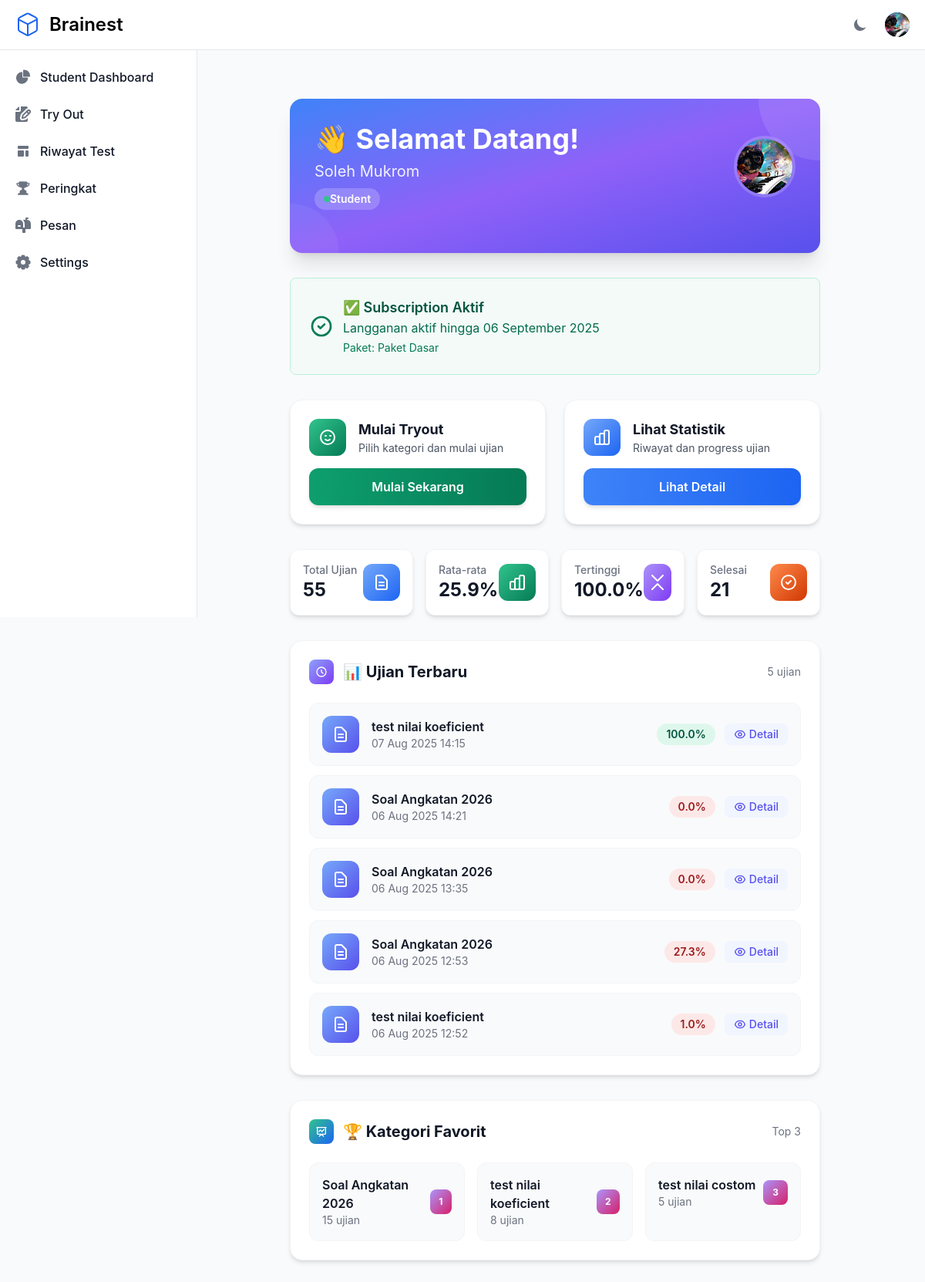
/ (signed in), run on an earlier commit of the app's database.
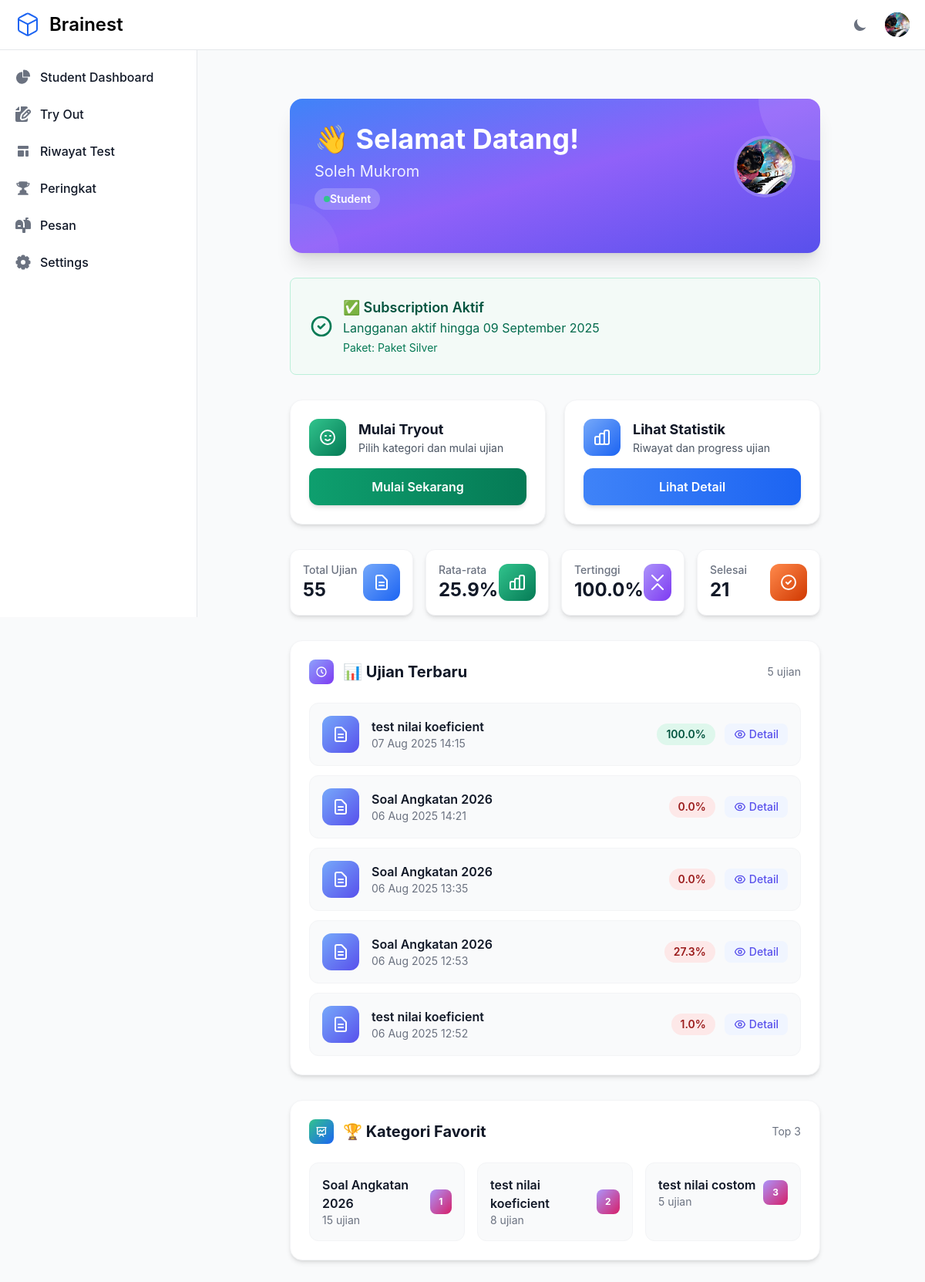
And on a later commit of the database.
### otosapp/models.py (models this page shows, shortened)
class SubscriptionPackage(models.Model):
    name = models.CharField(max_length=100, verbose_name="Nama Paket")
    description = models.TextField(verbose_name="Deskripsi Paket")
    features = models.TextField(help_text="Fitur-fitur yang tersedia (satu per baris)", verbose_name="Fitur")
    price = models.DecimalField(max_digits=10, decimal_places=2, verbose_name="Harga")
    duration_days = models.IntegerField(verbose_name="Durasi (hari)")
    is_active = models.BooleanField(default=True, verbose_name="Aktif")
    created_at = models.DateTimeField(auto_now_add=True)
    updated_at = models.DateTimeField(auto_now=True)
    is_featured = models.BooleanField(default=False, verbose_name="Paket Unggulan")
    class Meta:
        verbose_name = "Paket Berlangganan"
        verbose_name_plural = "Paket Berlangganan"
        ordering = ['price']

### otosapp/views.py (the view, shortened to what this page needs)
# urls.py: 2. Add a URL to urlpatterns:  path('', views.home, name='home')
def home(request):
    context = {}
    if request.user.is_authenticated:
        check_and_downgrade_expired_subscriptions()
        if request.user.is_visitor():
            packages = SubscriptionPackage.objects.filter(is_active=True).order_by('price')
            pending_payment = PaymentProof.objects.filter(
                user=request.user,
                status='pending'
            ).first()
            context.update({
                'is_visitor': True,
                'packages': packages,
                'pending_payment': pending_payment,
                'subscription_status': request.user.get_subscription_status()
            })
        elif request.user.is_student():
            user_tests = Test.objects.filter(student=request.user, is_submitted=True).order_by('-date_taken')
            ongoing_test = Test.objects.filter(
                student=request.user,
                is_submitted=False
            ).first()
            total_tests = user_tests.count()
            completed_tests = user_tests.filter(score__gt=0).count()
            avg_score_raw = user_tests.aggregate(avg_score=Avg('score'))['avg_score'] or 0
            max_score_in_data = user_tests.aggregate(max_score=Max('score'))['max_score'] or 0
            if max_score_in_data <= 1:
                avg_score = avg_score_raw * 100
                highest_score = max_score_in_data * 100
            else:
                avg_score = avg_score_raw
                highest_score = max_score_in_data
            recent_tests = user_tests[:5]
            popular_categories = []
            if user_tests.exists():
                categories_data = {}
                for test in user_tests:
                    for category in test.categories.all():
                        category_name = category.category_name
                        if category_name in categories_data:
                            categories_data[category_name] += 1
                        else:
                            categories_data[category_name] = 1
                popular_categories = [
                    {'category_name': name, 'count': count}
                    for name, count in sorted(categories_data.items(), key=lambda x: x[1], reverse=True)[:3]
                ]
            pending_payment = PaymentProof.objects.filter(
                user=request.user,
                status='pending'
            ).first()
            context.update({
                'is_student': True,
                'user_tests': recent_tests,
                'total_tests': total_tests,
                'completed_tests': completed_tests,
                'avg_score': round(avg_score, 1),
                'highest_score': round(highest_score, 1),
                'popular_categories': popular_categories,
                'ongoing_test': ongoing_test,
                'pending_payment': pending_payment,
                'subscription_status': request.user.get_subscription_status(),
                'can_access_tryouts': request.user.can_access_tryouts()
            })
    return render(request, 'home.html', context)

### otosapp/templates/home.html (shortened to what the changed rows need)
{% extends 'base.html' %}
{% load humanize %}
{% block content %}
<div class="max-w-7xl mx-auto px-4 sm:px-6 lg:px-8 mt-8">
    {% if user.is_authenticated %}
        <div class="bg-gradient-to-br from-blue-500 via-purple-500 to-indigo-600 rounded-2xl shadow-xl p-8 mb-8 text-white relative overflow-hidden">
            <div class="relative z-10">
                <div class="flex items-center justify-between mb-6">
                    <div>
                        <h1 class="text-3xl md:text-4xl font-bold mb-2">👋 Selamat Datang!</h1>
                    </div>
                </div>
            </div>
        </div>
        {% if user.is_visitor %}
            <div class="bg-gradient-to-br from-purple-500 via-blue-500 to-indigo-600 rounded-2xl shadow-xl p-8 mb-8 text-white relative overflow-hidden">
                <div class="absolute top-0 right-0 w-40 h-40 bg-white/10 rounded-full transform translate-x-20 -translate-y-20"></div>
                <div class="absolute bottom-0 left-0 w-32 h-32 bg-white/5 rounded-full transform -translate-x-16 translate-y-16"></div>
                <div class="relative z-10 text-center">
                    <div class="w-20 h-20 bg-white/20 rounded-full flex items-center justify-center mx-auto mb-6 backdrop-blur-sm">
                        <svg class="w-10 h-10" fill="none" stroke="currentColor" stroke-width="2" viewBox="0 0 24 24">
                            <path stroke-linecap="round" stroke-linejoin="round" d="M16 7a4 4 0 11-8 0 4 4 0 018 0zM12 14a7 7 0 00-7 7h14a7 7 0 00-7-7z"></path>
                        </svg>
                    </div>
                    <h2 class="text-3xl md:text-4xl font-bold mb-4">🎓 Selamat Datang, Visitor!</h2>
                    <p class="text-xl text-white/90 mb-8 max-w-2xl mx-auto">
                        Bergabunglah dengan ribuan siswa yang telah merasakan pengalaman belajar terbaik dengan platform tryout online kami.
                    </p>
                </div>
            </div>
            {% if subscription_status.status == 'none' %}
            <div class="bg-yellow-50 border border-yellow-200 rounded-lg p-6 mb-8 dark:bg-yellow-900/20 dark:border-yellow-800">
                <div class="flex items-center justify-between">
                    <div class="flex items-center">
                        <div class="flex-shrink-0">
                            <svg class="w-8 h-8 text-yellow-600 dark:text-yellow-400" fill="none" stroke="currentColor" viewBox="0 0 24 24">
                                <path stroke-linecap="round" stroke-linejoin="round" stroke-width="2" d="M13 16h-1v-4h-1m1-4h.01M21 12a9 9 0 11-18 0 9 9 0 0118 0z"/>
                            </svg>
                        </div>
                        <div class="ml-3">
                            <h3 class="text-lg font-semibold text-yellow-800 dark:text-yellow-200">💡 Akses Tryout Terbatas</h3>
                            <p class="text-yellow-700 dark:text-yellow-300">Berlangganan untuk mendapatkan akses penuh ke semua fitur tryout online</p>
                        </div>
                    </div>
                    <a href="{% url 'subscription_packages' %}" class="inline-flex items-center px-4 py-2 text-sm font-medium text-yellow-800 bg-yellow-100 hover:bg-yellow-200 rounded-lg dark:bg-yellow-900 dark:text-yellow-300 dark:hover:bg-yellow-800 transition-colors">
                        Lihat Paket
                    </a>
                </div>
            </div>
            {% endif %}
            {% if pending_payment %}
            <div class="bg-blue-50 border border-blue-200 rounded-lg p-6 mb-8 dark:bg-blue-900/20 dark:border-blue-800">
                <div class="flex items-center justify-between">
                    <div class="flex items-center">
                        <div class="flex-shrink-0">
                            <svg class="w-8 h-8 text-blue-600 dark:text-blue-400" fill="none" stroke="currentColor" viewBox="0 0 24 24">
                                <path stroke-linecap="round" stroke-linejoin="round" stroke-width="2" d="M12 8v4l3 3m6-3a9 9 0 11-18 0 9 9 0 0118 0z"/>
                            </svg>
                        </div>
                        <div class="ml-3">
                            <h3 class="text-lg font-semibold text-blue-800 dark:text-blue-200">⏳ Pembayaran Sedang Diverifikasi</h3>
                            <p class="text-blue-700 dark:text-blue-300">
                                Bukti pembayaran untuk <strong>{{ pending_payment.package.name }}</strong> sedang diverifikasi oleh admin.
                            </p>
                        </div>
                    </div>
                    <a href="{% url 'payment_status' %}" class="inline-flex items-center px-4 py-2 text-sm font-medium text-blue-600 bg-blue-100 hover:bg-blue-200 rounded-lg dark:bg-blue-900 dark:text-blue-300 dark:hover:bg-blue-800 transition-colors">
                        Lihat Status
                    </a>
                </div>
            </div>
            {% endif %}
            <div class="mb-8">
                <h3 class="text-2xl font-bold text-gray-900 dark:text-white mb-6 text-center">
                    🎯 Paket Berlangganan Terpopuler
                </h3>
                <div class="grid grid-cols-1 md:grid-cols-{{ packages|length|default:3 }} gap-6">
                    {% for package in packages %}
                    <div class="bg-white dark:bg-gray-800 rounded-xl shadow-md p-6 border border-gray-200 dark:border-gray-700 hover:shadow-lg transition-all duration-300 {% if package.is_featured %}ring-2 ring-blue-500 dark:ring-blue-400{% endif %}">
                        {% if package.is_featured %}
                        <div class="inline-flex items-center px-3 py-1 rounded-full text-sm font-semibold bg-blue-100 text-blue-800 dark:bg-blue-900 dark:text-blue-200 mb-4">
                            ⭐ Terpopuler
                        </div>
                        {% endif %}
                        <h4 class="text-xl font-bold text-gray-900 dark:text-white mb-2">{{ package.name }}</h4>
                        <div class="text-3xl font-bold text-gray-900 dark:text-white mb-2">
                            <span class="text-lg text-gray-500 dark:text-gray-400">Rp</span>
                            {{ package.price|floatformat:0|intcomma }}
                        </div>
                        <p class="text-gray-600 dark:text-gray-400 mb-4">{{ package.duration_days }} hari akses</p>
                        <div class="mb-4">
                            <ul class="space-y-2">
                                {% for feature in package.get_features_list|slice:":3" %}
                                <li class="flex items-center text-sm">
                                    <svg class="w-4 h-4 text-green-500 mr-2 flex-shrink-0" fill="none" stroke="currentColor" viewBox="0 0 24 24">
                                        <path stroke-linecap="round" stroke-linejoin="round" stroke-width="2" d="M5 13l4 4L19 7"/>
                                    </svg>
                                    <span class="text-gray-700 dark:text-gray-300">{{ feature }}</span>
                                </li>
                                {% endfor %}
                                {% if package.get_features_list|length > 3 %}
                                <li class="text-sm text-gray-500 dark:text-gray-400 ml-6">+ {{ package.get_features_list|length|add:"-3" }} fitur lainnya</li>
                                {% endif %}
                            </ul>
                        </div>
                        <a href="{% url 'subscription_packages' %}"
                           class="w-full inline-flex items-center justify-center px-4 py-2 text-sm font-medium text-white bg-gradient-to-r {% if package.is_featured %}from-blue-500 to-purple-600 hover:from-blue-600 hover:to-purple-700{% else %}from-gray-600 to-gray-700 hover:from-gray-700 hover:to-gray-800{% endif %} rounded-lg transition-all duration-300">
                            Lihat Detail
                        </a>
                    </div>
                    {% endfor %}
                </div>
                <div class="text-center mt-8">
                    <a href="{% url 'subscription_packages' %}"
                       class="inline-flex items-center px-8 py-4 text-lg font-semibold text-white bg-gradient-to-r from-purple-500 to-indigo-600 hover:from-purple-600 hover:to-indigo-700 rounded-xl shadow-lg hover:shadow-xl transition-all duration-300 transform hover:scale-105">
                        <svg class="w-6 h-6 mr-2" fill="none" stroke="currentColor" viewBox="0 0 24 24">
                            <path stroke-linecap="round" stroke-linejoin="round" stroke-width="2" d="M15 12a3 3 0 11-6 0 3 3 0 016 0z"/>
                            <path stroke-linecap="round" stroke-linejoin="round" stroke-width="2" d="M2.458 12C3.732 7.943 7.523 5 12 5c4.478 0 8.268 2.943 9.542 7-1.274 4.057-5.064 7-9.542 7-4.477 0-8.268-2.943-9.542-7z"/>
                        </svg>
                        Lihat Semua Paket
                    </a>
                </div>
            </div>
        {% elif user.is_student %}
            {% if subscription_status.status == 'expiring_soon' %}
            <div class="bg-yellow-50 border border-yellow-200 rounded-lg p-6 mb-8 dark:bg-yellow-900/20 dark:border-yellow-800">
                <div class="flex items-center justify-between">
                    <div class="flex items-center">
                        <div class="flex-shrink-0">
                            <svg class="w-8 h-8 text-yellow-600 dark:text-yellow-400" fill="none" stroke="currentColor" viewBox="0 0 24 24">
                                <path stroke-linecap="round" stroke-linejoin="round" stroke-width="2" d="M12 9v2m0 4h.01m-6.938 4h13.856c1.54 0 2.502-1.667 1.732-2.5L13.732 4c-.77-.833-1.964-.833-2.732 0L4.082 16.5c-.77.833.192 2.5 1.732 2.5z"/>
                            </svg>
                        </div>
                        <div class="ml-3">
                            <h3 class="text-lg font-semibold text-yellow-800 dark:text-yellow-200">⚠️ Subscription Akan Berakhir</h3>
                            <p class="text-yellow-700 dark:text-yellow-300">{{ subscription_status.message }}</p>
                        </div>
                    </div>
                    <a href="{% url 'subscription_packages' %}" class="inline-flex items-center px-4 py-2 text-sm font-medium text-yellow-800 bg-yellow-100 hover:bg-yellow-200 rounded-lg dark:bg-yellow-900 dark:text-yellow-300 dark:hover:bg-yellow-800 transition-colors">
                        Perpanjang
                    </a>
                </div>
            </div>
            {% elif subscription_status.status == 'active' %}
            <div class="bg-green-50 border border-green-200 rounded-lg p-6 mb-8 dark:bg-green-900/20 dark:border-green-800">
                <div class="flex items-center">
                    <div class="flex-shrink-0">
                        <svg class="w-8 h-8 text-green-600 dark:text-green-400" fill="none" stroke="currentColor" viewBox="0 0 24 24">
                            <path stroke-linecap="round" stroke-linejoin="round" stroke-width="2" d="M9 12l2 2 4-4m6 2a9 9 0 11-18 0 9 9 0 0118 0z"/>
                        </svg>
                    </div>
                    <div class="ml-3">
                        <h3 class="text-lg font-semibold text-green-800 dark:text-green-200">✅ Subscription Aktif</h3>
                        <p class="text-green-700 dark:text-green-300">{{ subscription_status.message }}</p>
                        <p class="text-sm text-green-600 dark:text-green-400 mt-1">Paket: {{ subscription_status.package.name }}</p>
                    </div>
                </div>
            </div>
            {% endif %}
        {% endif %}
    {% endif %}
</div>
{% endblock %}

What changed in the data, as far as the page shows it:
removed SubscriptionPackage: package.name "Paket Dasar"
added SubscriptionPackage: package.name "Paket Silver"
Also different on the page:
{{ subscription_status.message }}: "Langganan aktif hingga 06 September 2025" → "Langganan aktif hingga 09 September 2025"
